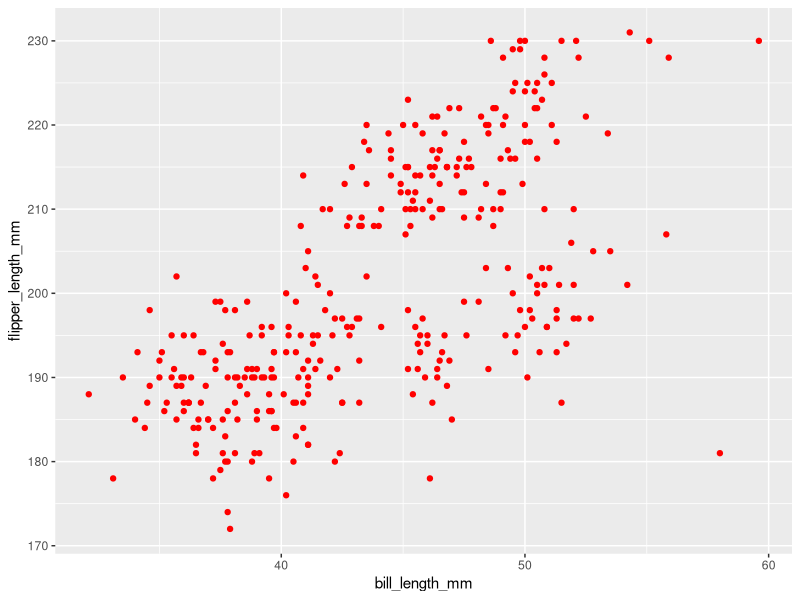
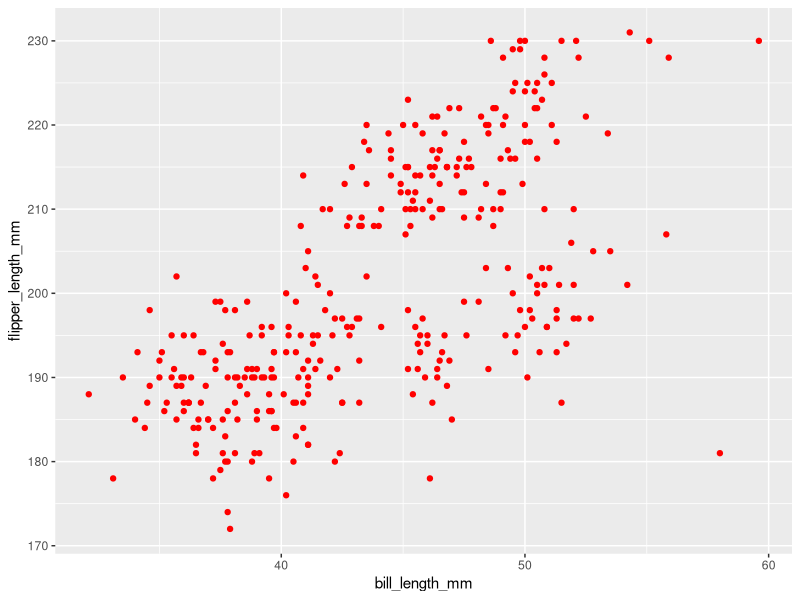

These charts were generated, in order, by the following R code:
## ---- chunk 1
#a random sample of size 10 from a standard Normal distribution
random_sample_list <- rnorm(10)  

# a logical vector indicating whether elements of the sample are greater than 0
positive_elements <- random_sample_list > 0  


df <- data.frame(
  random = random_sample_list,
  pov = positive_elements,
  cha = c("a","b","c","d","e","f","g","h","i","j"),
  fa = factor(c("a","b","c","a","b","c","a","b","c","a"))
)
mean(df$random)
mean(df$pov)
mean(df$cha)
mean(df$fa)

library(tidyverse)
df %>%
  pull(var = 4) %>% mean()

mean(pull(df, var=1))


#install.packages("palmerpenguins")
data("penguins", package = "palmerpenguins")

# the data in this dataset, including names / values of important variables
names(penguins)

# the size of the dataset (using nrow and ncol)
nrow(penguins)
ncol(penguins)
dim(penguins)

# the mean flipper length
penguins
mean(na.omit(penguins)$flipper_length_mm)

penguins %>%
  pull(var="flipper_length_mm") %>%
  na.omit() %>%
  mean()
##GET NA

#Make a scatterplot of flipper_length_mm (y) vs bill_length_mm (x); color points using the species variable (adding color = ... inside of aes in your ggplot code should help).

penguins%>%
  select("bill_length_mm", "flipper_length_mm")%>%
  na.omit()%>%
  ggplot(aes(x=bill_length_mm,y=flipper_length_mm))+geom_point(color = "red")

ggsave("Scatterplot of penguins", device = "pdf")

#Export your first scatterplot to your project directory using ggsave.



